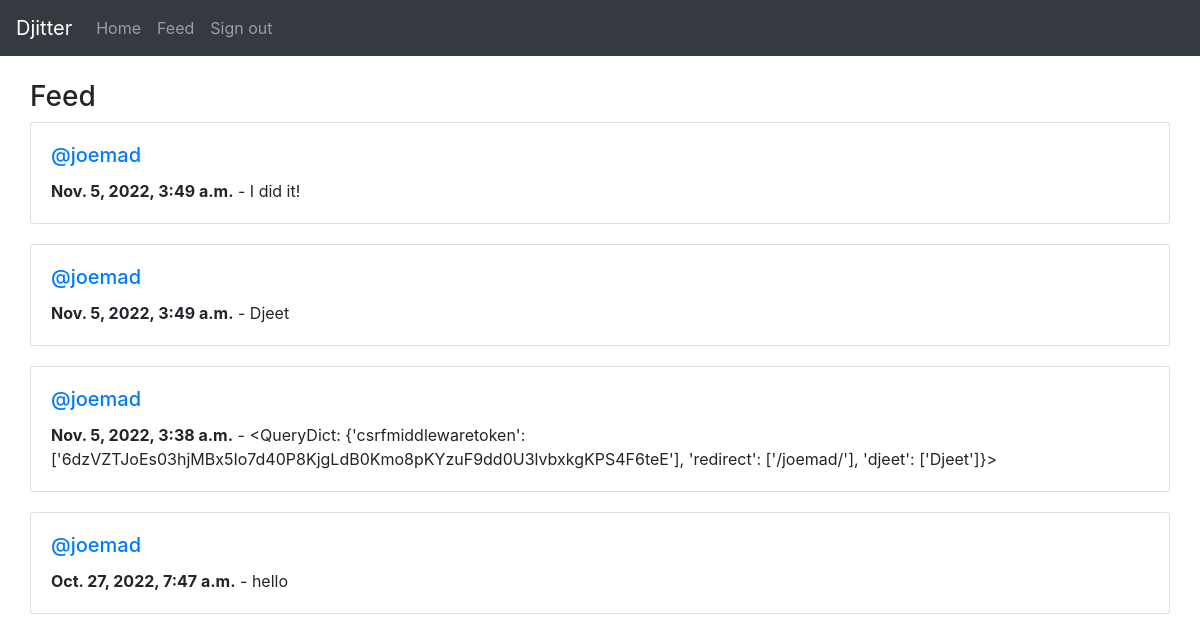
/feed/ (signed in), run on the app's committed database.
### djeet/models.py (models this page shows, shortened)
class Djeet(models.Model):
    user = models.ForeignKey(User,
                             related_name='djeets',
                             on_delete=models.DO_NOTHING)
    body = models.CharField(max_length=255)
    created_at = models.DateTimeField(auto_now_add=True)
    class Meta:
        ordering = ('-created_at', )

### djeet/views.py (the view)
# urls.py: path('feed/', feed, name='feed'),
@login_required
def feed(request):
    userids = []
    for user in request.user.djeeterprofile.follows.all():
        userids.append(user.id)
    djeets = Djeet.objects.filter(user_id__in=userids[:25])
    return render(request, 'feed.html', {'djeets': djeets})

### djeet/templates/feed.html
{% extends "templates/base.html" %}
{% block main %}
<div class="row">
    <div class="col-13">
        <h3>Feed</h3>
        {% for djeet in djeets %}
            <div class="card" style="margin-bottom: 20px;">
                <div class="card-body">
                    <h5 class="card-title">
                        <a href="/{{ djeet.user.username }}/">
                        @{{ djeet.user.username }}</a>
                    </h5>
                    <p class="card-text">
                        <strong>{{ djeet.created_at }}</strong> -
                        {{ djeet.body }}
                    </p>
                </div>
            </div>
        {% endfor %}
    </div>
</div>
{% endblock main %}

### templates/base.html (shortened to what this page needs)
<!DOCTYPE html>
<html lang="en">
  <head>
    <link rel="stylesheet" href="https://maxcdn.bootstrapcdn.com/bootstrap/4.0.0/css/bootstrap.min.css">
  </head>
  <body style="padding-top: 80px;">
    <nav class="navbar navbar-expand-md navbar-dark bg-dark fixed-top">
      <a class="navbar-brand" href="/">Djitter</a>
      <div class="collapse navbar-collapse" id="navbarsExampleDefault">
        <ul class="navbar-nav mr-auto">
          {% if request.user.is_authenticated %}
            <li class="nav-item">
              <a class="nav-link" href="/">Home</a>
            </li>
            <li class="nav-item">
              <a class="nav-link" href="/feed">Feed</a>
            </li>
            <li class="nav-item">
              <a class="nav-link" href="/signout">Sign out</a>
            </li>
          {% endif %}
        </ul>
      </div>
    </nav>
    <main role="main" class="container">
      {% block main %}
      {% endblock %}
    </main>
  </body>
</html>

### data on the page
Djeet: user.username "joemad", created_at "Nov. 5, 2022, 3:49 a.m.", body "I did it!"
Djeet: user.username "joemad", created_at "Nov. 5, 2022, 3:49 a.m.", body "Djeet"
Djeet: user.username "joemad", created_at "Nov. 5, 2022, 3:38 a.m.", body "<QueryDict: {'csrfmiddlewaretoken': ['6dzVZTJoEs03hjMBx5Io7d40P8KjgLdB0Kmo8pKYzuF9dd0U3lvbxkgKPS4F6teE'], 'redirect': ['/joemad/'], 'djeet': ['Djeet']}>"
Djeet: user.username "joemad", created_at "Oct. 27, 2022, 7:47 a.m.", body "hello"
